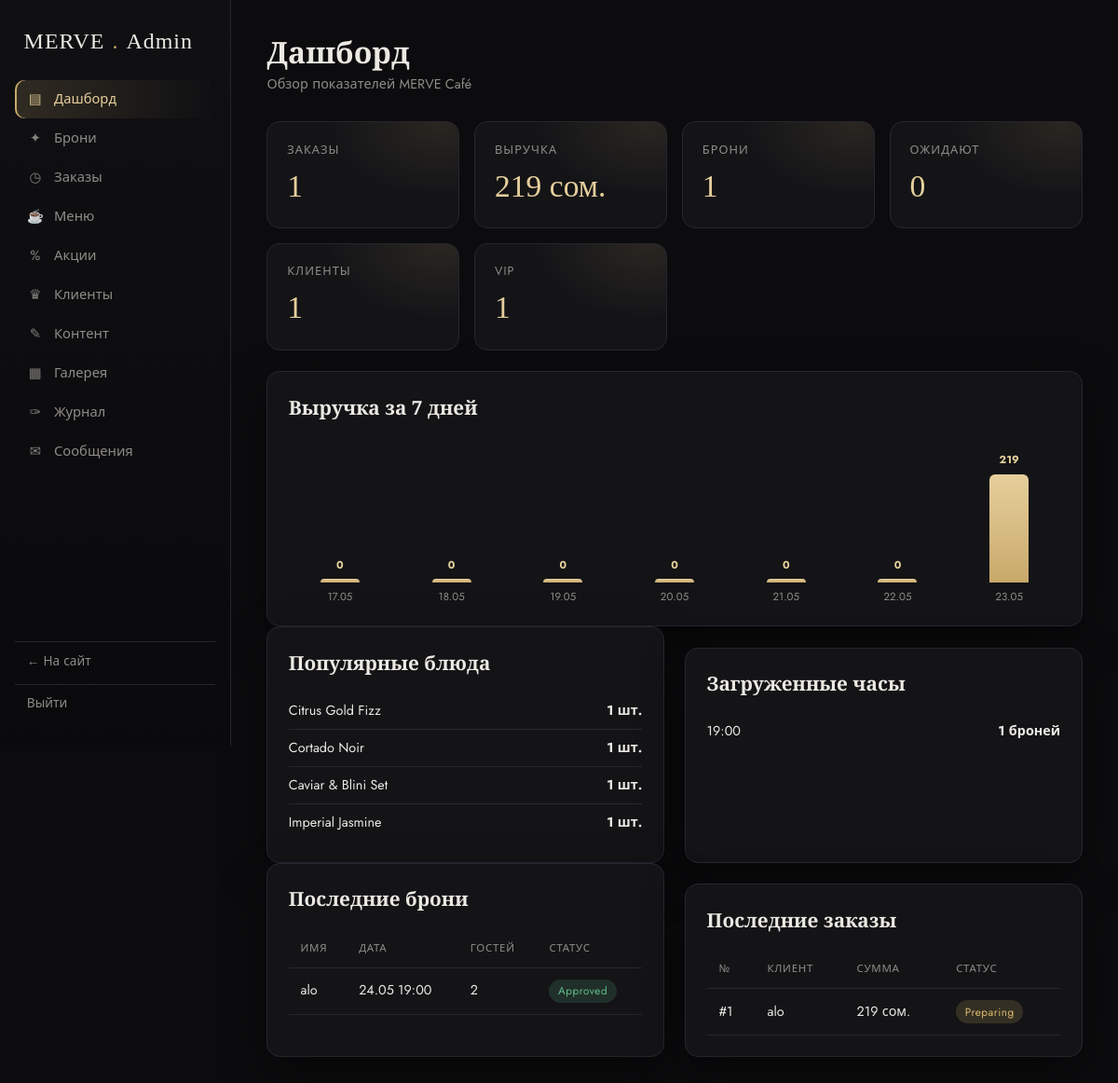
Page /admin/ (signed in) on the committed database.
### app/models.py (models this page shows, shortened)
class OrderItem(db.Model):
    __tablename__ = "order_items"
    id = db.Column(db.Integer, primary_key=True)
    order_id = db.Column(db.Integer, db.ForeignKey("orders.id"), nullable=False)
    item_id = db.Column(db.Integer, db.ForeignKey("menu_items.id"))
    title = db.Column(db.String(120))
    price = db.Column(db.Float, default=0.0)
    quantity = db.Column(db.Integer, default=1)

class Booking(db.Model):
    __tablename__ = "bookings"
    id = db.Column(db.Integer, primary_key=True)
    user_id = db.Column(db.Integer, db.ForeignKey("users.id"), nullable=True)
    name = db.Column(db.String(120), nullable=False)
    phone = db.Column(db.String(40), nullable=False)
    guests = db.Column(db.Integer, default=2)
    res_date = db.Column(db.Date, nullable=False)
    res_time = db.Column(db.String(10), nullable=False)
    special_request = db.Column(db.Text, default="")
    is_vip = db.Column(db.Boolean, default=False)
    status = db.Column(db.String(20), default="Pending")  # Pending | Approved | Rejected
    created_at = db.Column(db.DateTime, default=datetime.utcnow)

class Order(db.Model):
    __tablename__ = "orders"
    id = db.Column(db.Integer, primary_key=True)
    user_id = db.Column(db.Integer, db.ForeignKey("users.id"), nullable=True)
    customer_name = db.Column(db.String(120))
    phone = db.Column(db.String(40))
    address = db.Column(db.String(255), default="")
    fulfillment = db.Column(db.String(20), default="delivery")  # delivery | pickup
    total = db.Column(db.Float, default=0.0)
    status = db.Column(db.String(20), default="Preparing")  # Preparing | On the way | Delivered
    created_at = db.Column(db.DateTime, default=datetime.utcnow)
    items = db.relationship("OrderItem", backref="order", lazy=True,
                            cascade="all, delete-orphan")

### app/blueprints/admin.py (the view)
@admin_bp.route("/")
def dashboard():
    stats = {
        "orders": Order.query.count(),
        "revenue": round(sum(o.total for o in Order.query.all()), 2),
        "bookings": Booking.query.count(),
        "pending": Booking.query.filter_by(status="Pending").count(),
        "customers": User.query.filter_by(role="customer").count(),
        "vip": User.query.filter_by(is_vip=True).count(),
    }
    today = datetime.utcnow().date()
    days, revenue = [], []
    for i in range(6, -1, -1):
        d = today - timedelta(days=i)
        days.append(d.strftime("%d.%m"))
        day_total = sum(o.total for o in Order.query.all()
                        if o.created_at and o.created_at.date() == d)
        revenue.append(round(day_total, 2))
    counter = Counter()
    for oi in OrderItem.query.all():
        counter[oi.title] += oi.quantity
    popular = counter.most_common(5)
    hour_counter = Counter()
    for b in Booking.query.all():
        hour_counter[b.res_time] += 1
    busiest = hour_counter.most_common(5)
    recent_bookings = Booking.query.order_by(Booking.created_at.desc()).limit(6).all()
    recent_orders = Order.query.order_by(Order.created_at.desc()).limit(6).all()
    return render_template("admin/dashboard.html", stats=stats, days=days,
                           revenue=revenue, popular=popular, busiest=busiest,
                           recent_bookings=recent_bookings, recent_orders=recent_orders)

### app/blueprints/admin.py (called while the page is built)
@admin_bp.before_request
@login_required
def guard():
    if not current_user.is_admin:
        from flask import abort
        abort(403)

### app/models.py (called while the page is built)
@login_manager.user_loader
def load_user(user_id):
    return db.session.get(User, int(user_id))

    @property
    def is_admin(self) -> bool:
        return self.role == "admin"

### app/templates/admin/dashboard.html (shortened to what this page needs)
{% extends "admin/base_admin.html" %}
{% block content %}
<div class="admin-head">
  <div>
    <h1>Дашборд</h1>
    <div class="sub">Обзор показателей MERVE Café</div>
  </div>
</div>
<div class="stat-cards">
  <div class="stat-card"><div class="k">Заказы</div><div class="v">{{ stats.orders }}</div></div>
  <div class="stat-card"><div class="k">Выручка</div><div class="v">{{ stats.revenue|int }} сом.</div></div>
  <div class="stat-card"><div class="k">Брони</div><div class="v">{{ stats.bookings }}</div></div>
  <div class="stat-card"><div class="k">Ожидают</div><div class="v">{{ stats.pending }}</div></div>
  <div class="stat-card"><div class="k">Клиенты</div><div class="v">{{ stats.customers }}</div></div>
  <div class="stat-card"><div class="k">VIP</div><div class="v">{{ stats.vip }}</div></div>
</div>
<div class="panel">
  <h3>Выручка за 7 дней</h3>
  {% set maxrev = (revenue|max) or 1 %}
  <div class="bar-chart">
    {% for d in days %}
    <div class="bar">
      <b>{{ revenue[loop.index0]|int }}</b>
      <i style="height:{{ ((revenue[loop.index0] / maxrev) * 100)|round(0, 'floor') }}%"></i>
      <span>{{ d }}</span>
    </div>
    {% endfor %}
  </div>
</div>
<div class="two-col">
  <div class="panel">
    <h3>Популярные блюда</h3>
    {% if popular %}
    <ul class="list-clean">
      {% for name, qty in popular %}
      <li><span>{{ name }}</span><b>{{ qty }} шт.</b></li>
      {% endfor %}
    </ul>
    {% else %}<p class="muted">Пока нет данных.</p>{% endif %}
  </div>
  <div class="panel">
    <h3>Загруженные часы</h3>
    {% if busiest %}
    <ul class="list-clean">
      {% for time, cnt in busiest %}
      <li><span>{{ time }}</span><b>{{ cnt }} броней</b></li>
      {% endfor %}
    </ul>
    {% else %}<p class="muted">Пока нет данных.</p>{% endif %}
  </div>
</div>
<div class="two-col">
  <div class="panel">
    <h3>Последние брони</h3>
    <table class="tbl">
      <thead><tr><th>Имя</th><th>Дата</th><th>Гостей</th><th>Статус</th></tr></thead>
      <tbody>
      {% for b in recent_bookings %}
        <tr><td>{{ b.name }}</td><td>{{ b.res_date.strftime('%d.%m') }} {{ b.res_time }}</td><td>{{ b.guests }}</td>
        <td><span class="pill {{ b.status|lower }}">{{ b.status }}</span></td></tr>
      {% else %}<tr><td colspan="4" class="muted">Нет броней</td></tr>{% endfor %}
      </tbody>
    </table>
  </div>
  <div class="panel">
    <h3>Последние заказы</h3>
    <table class="tbl">
      <thead><tr><th>№</th><th>Клиент</th><th>Сумма</th><th>Статус</th></tr></thead>
      <tbody>
      {% for o in recent_orders %}
        <tr><td>#{{ o.id }}</td><td>{{ o.customer_name }}</td><td>{{ o.total|int }} сом.</td>
        <td><span class="pill {{ o.status|lower|replace(' ','') }}">{{ o.status }}</span></td></tr>
      {% else %}<tr><td colspan="4" class="muted">Нет заказов</td></tr>{% endfor %}
      </tbody>
    </table>
  </div>
</div>
{% endblock %}

### app/static/css/admin.css (style rules this page uses)
:root { --a-bg:#0c0c0e; --a-panel:#141417; --a-panel-2:#1b1b20; --a-line:#262630; --a-gold:#c8a96a; --a-gold-soft:#e6cf9c; --a-text:#ece9e3; --a-muted:#8f8c86; --a-green:#5fb98a; --a-red:#d97a6c; --a-blue:#7fa8d9; --a-amber:#d9b86c; --a-radius:14px; --a-shadow:0 18px 50px rgba(0,0,0,.45); }
* { box-sizing:border-box }
body.admin { margin:0;background:var(--a-bg);color:var(--a-text); font-family:"Jost",system-ui,sans-serif;font-size:15px;line-height:1.5; -webkit-font-smoothing:antialiased; }
h1,h2,h3,h4 { font-family:"Cormorant Garamond","Jost",serif;font-weight:600;margin:0 }
.admin-head { display:flex;justify-content:space-between;align-items:center;margin-bottom:1.8rem;gap:1rem;flex-wrap:wrap }
.admin-head h1 { font-size:2rem }
.admin-head .sub { color:var(--a-muted);font-size:.9rem }
.panel { background:var(--a-panel);border:1px solid var(--a-line);border-radius:var(--a-radius);padding:1.4rem;box-shadow:var(--a-shadow) }
.panel + .panel { margin-top:1.4rem }
.panel h3 { font-size:1.3rem;margin-bottom:1rem;display:flex;justify-content:space-between;align-items:center }
.stat-cards { display:grid;grid-template-columns:repeat(auto-fit,minmax(170px,1fr));gap:1rem;margin-bottom:1.4rem }
.stat-card { background:var(--a-panel);border:1px solid var(--a-line);border-radius:var(--a-radius);padding:1.2rem 1.3rem;position:relative;overflow:hidden }
.stat-card::after { content:"";position:absolute;inset:0;background:radial-gradient(120px 80px at 90% 0,rgba(200,169,106,.12),transparent) }
.stat-card .k { color:var(--a-muted);font-size:.8rem;text-transform:uppercase;letter-spacing:.08em }
.stat-card .v { font-family:"Cormorant Garamond",serif;font-size:2.1rem;color:var(--a-gold-soft);margin-top:.3rem }
.tbl { width:100%;border-collapse:collapse;font-size:.9rem }
.tbl th,.tbl td { text-align:left;padding:.75rem .8rem;border-bottom:1px solid var(--a-line);vertical-align:middle }
.tbl th { color:var(--a-muted);font-weight:500;text-transform:uppercase;font-size:.72rem;letter-spacing:.06em }
.pill { display:inline-block;padding:.22rem .6rem;border-radius:999px;font-size:.74rem;letter-spacing:.04em }
.pill.pending,.pill.preparing { background:rgba(217,184,108,.16);color:var(--a-amber) }
.pill.approved,.pill.delivered { background:rgba(95,185,138,.16);color:var(--a-green) }
.bar-chart { display:flex;align-items:flex-end;gap:.6rem;height:180px;padding-top:1rem }
.bar-chart .bar { flex:1;display:flex;flex-direction:column;align-items:center;gap:.4rem;height:100%;justify-content:flex-end }
.bar-chart .bar i { width:100%;max-width:42px;background:linear-gradient(180deg,var(--a-gold-soft),var(--a-gold));border-radius:6px 6px 0 0;min-height:4px;transition:height .6s }
.bar-chart .bar span { font-size:.72rem;color:var(--a-muted) }
.bar-chart .bar b { font-size:.72rem;color:var(--a-gold-soft) }
.two-col { display:grid;grid-template-columns:1fr 1fr;gap:1.4rem }
.list-clean { list-style:none;margin:0;padding:0 }
.list-clean li { display:flex;justify-content:space-between;padding:.55rem 0;border-bottom:1px solid var(--a-line);font-size:.9rem }
.list-clean li:last-child { border-bottom:none }

### rows in the picture
OrderItem: title "Citrus Gold Fizz", qty "1"
OrderItem: title "Cortado Noir", qty "1"
OrderItem: title "Caviar & Blini Set", qty "1"
OrderItem: title "Imperial Jasmine", qty "1"
Booking: res_time "19:00", cnt "1", name "alo", res_date "24.05", guests "2", status "Approved"
Order: id "1", customer_name "alo", total "219", status "Preparing"

### other values in the picture
{{ stats.orders }} "1"
{{ stats.revenue|int }} "219"
{{ stats.bookings }} "1"
{{ stats.pending }} "0"
{{ stats.customers }} "1"
{{ stats.vip }} "1"
{{ revenue[loop.index0]|int }} "0" "0" "0" "0" "0" "0" "219"
{{ d }} "17.05" "18.05" "19.05" "20.05" "21.05" "22.05" "23.05"
